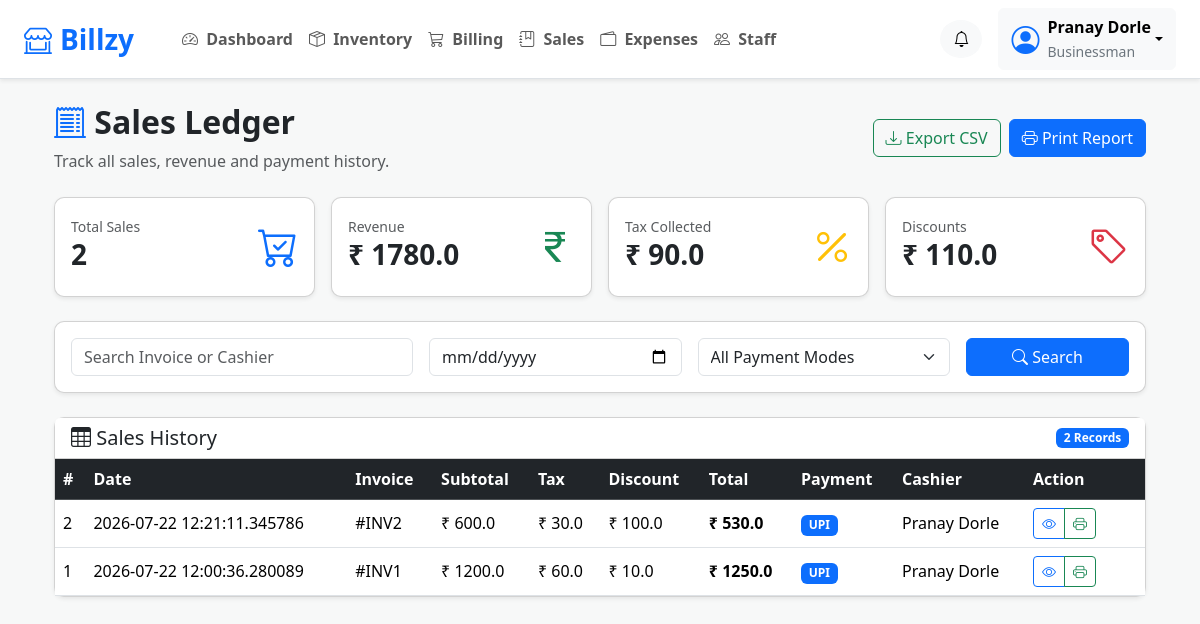
The app's page /finance/sales (signed in) with its own data.
### models.py (models this page shows, shortened)
class User(UserMixin, db.Model):
    __tablename__ = "users"
    id = db.Column(db.Integer, primary_key=True)
    name = db.Column(db.String(120), nullable=False)
    email = db.Column(db.String(120), unique=True, nullable=False)
    phone = db.Column(db.String(20))
    password_hash = db.Column(db.String(255), nullable=False)
    role = db.Column(db.String(30), nullable=False)
    is_active_flag = db.Column(db.Boolean, default=True)  # FR-1.3: activate/deactivate
    created_at = db.Column(db.DateTime, default=datetime.utcnow)
    shop_id = db.Column(db.Integer, db.ForeignKey("shops.id"), nullable=True)
    @property
    def is_active(self):
        return self.is_active_flag
    def can(self, module, action):
        matrix = {
            ROLE_SUPER_ADMIN: {
                "system_settings": {"read", "write"},
                "staff": {"read", "write"},
                "profile_tax": {"read"},
                "inventory": {"read"},
            },
            ROLE_BUSINESSMAN: {
                "staff": {"read", "write"},
                "profile_tax": {"read", "write"},
                "inventory": {"read", "write"},
                "billing": {"read", "write"},
                "finance": {"read", "write"},
            },
            ROLE_STORE_MANAGER: {
                "staff": {"read"},
                "profile_tax": {"read"},
                "inventory": {"read", "write"},
                "billing": {"read", "write"},
                "finance": {"read"},
            },
            ROLE_BILLING_OPERATOR: {
                "inventory": {"read"},
                "billing": {"read", "write"},
            },
        }
        return action in matrix.get(self.role, {}).get(module, set())

class Sale(db.Model):
    __tablename__ = "sales"
    id = db.Column(db.Integer, primary_key=True)
    shop_id = db.Column(db.Integer, db.ForeignKey("shops.id"), nullable=False)
    operator_id = db.Column(db.Integer, db.ForeignKey("users.id"), nullable=False)
    timestamp = db.Column(db.DateTime, default=datetime.utcnow)  # FR-5.1
    discount = db.Column(db.Float, default=0)
    subtotal = db.Column(db.Float, default=0)
    tax_total = db.Column(db.Float, default=0)
    total = db.Column(db.Float, default=0)
    payment_mode = db.Column(db.String(20))  # FR-4.3: Cash/Card/UPI/Wallet
    finalized = db.Column(db.Boolean, default=True)  # Tax Locking Rules
    shop = db.relationship("Shop")
    operator = db.relationship("User")
    items = db.relationship("SaleItem", backref="sale", cascade="all, delete-orphan")

### blueprints/finance.py (the view)
@finance_bp.route("/finance/sales")
@login_required
@permission_required("finance", "read")
def sales_ledger():
    sales = Sale.query.filter_by(shop_id=current_user.shop_id).order_by(Sale.timestamp.desc()).all()
    revenue = sum(s.total for s in sales)
    tax = sum(s.tax_total for s in sales)
    discount = sum(s.discount for s in sales)
    return render_template("finance/sales.html", sales=sales, revenue=revenue, tax=tax, discount=discount)

### templates/finance/sales.html (shortened to what this page needs)
{% extends "base.html" %}
{% block content %}
<div class="container-fluid">
    <div class="d-flex justify-content-between align-items-center mb-4">
        <div>
            <h2 class="fw-bold">
                <i class="bi bi-receipt-cutoff text-primary"></i>
                Sales Ledger
            </h2>
            <p class="text-muted mb-0">
                Track all sales, revenue and payment history.
            </p>
        </div>
        <div class="d-flex gap-2">
            <button class="btn btn-outline-success">
                <i class="bi bi-download"></i>
                Export CSV
            </button>
            <button class="btn btn-primary">
                <i class="bi bi-printer"></i>
                Print Report
            </button>
        </div>
    </div>
    <div class="row g-3 mb-4">
        <div class="col-lg-3">
            <div class="card shadow-sm">
                <div class="card-body">
                    <div class="d-flex justify-content-between align-items-center">
                        <div>
                            <small class="text-muted">
                                Total Sales
                            </small>
                            <h3 class="fw-bold">
                                {{ sales|length }}
                            </h3>
                        </div>
                        <i class="bi bi-cart-check text-primary fs-1"></i>
                    </div>
                </div>
            </div>
        </div>
        <div class="col-lg-3">
            <div class="card shadow-sm">
                <div class="card-body">
                    <div class="d-flex justify-content-between align-items-center">
                        <div>
                            <small class="text-muted">
                                Revenue
                            </small>
                            <h3 class="fw-bold">
                                ₹ {{ revenue }}
                            </h3>
                        </div>
                        <i class="bi bi-currency-rupee text-success fs-1"></i>
                    </div>
                </div>
            </div>
        </div>
        <div class="col-lg-3">
            <div class="card shadow-sm">
                <div class="card-body">
                    <div class="d-flex justify-content-between align-items-center">
                        <div>
                            <small class="text-muted">
                                Tax Collected
                            </small>
                            <h3 class="fw-bold">
                                ₹ {{ tax }}
                            </h3>
                        </div>
                        <i class="bi bi-percent text-warning fs-1"></i>
                    </div>
                </div>
            </div>
        </div>
        <div class="col-lg-3">
            <div class="card shadow-sm">
                <div class="card-body">
                    <div class="d-flex justify-content-between align-items-center">
                        <div>
                            <small class="text-muted">
                                Discounts
                            </small>
                            <h3 class="fw-bold">
                                ₹ {{ discount }}
                            </h3>
                        </div>
                        <i class="bi bi-tag text-danger fs-1"></i>
                    </div>
                </div>
            </div>
        </div>
    </div>
    <div class="card shadow-sm mb-4">
        <div class="card-body">
            <form method="GET">
                <div class="row g-3">
                    <div class="col-md-4">
                        <input
                            type="text"
                            class="form-control"
                            placeholder="Search Invoice or Cashier">
                    </div>
                    <div class="col-md-3">
                        <input
                            type="date"
                            class="form-control">
                    </div>
                    <div class="col-md-3">
                        <select class="form-select">
                            <option>All Payment Modes</option>
                        </select>
                    </div>
                    <div class="col-md-2 d-grid">
                        <button class="btn btn-primary">
                            <i class="bi bi-search"></i>
                            Search
                        </button>
                    </div>
                </div>
            </form>
        </div>
    </div>
    <div class="card shadow-sm">
        <div class="card-header bg-white">
            <div class="d-flex justify-content-between align-items-center">
                <h5 class="mb-0">
                    <i class="bi bi-table"></i>
                    Sales History
                </h5>
                <span class="badge bg-primary">
                    {{ sales|length }} Records
                </span>
            </div>
        </div>
        <div class="table-responsive">
            <table class="table table-hover align-middle mb-0">
                <thead class="table-dark">
                    <tr>
                        <th>#</th>
                        <th>Date</th>
                        <th>Invoice</th>
                        <th>Subtotal</th>
                        <th>Tax</th>
                        <th>Discount</th>
                        <th>Total</th>
                        <th>Payment</th>
                        <th>Cashier</th>
                        <th width="120">
                            Action
                        </th>
                    </tr>
                </thead>
                <tbody>
                {% if sales %}
                    {% for sale in sales %}
                    <tr>
                        <td>{{ sale.id }}</td>
                        <td>{{ sale.timestamp }}</td>
                        <td>#INV{{ sale.id }}</td>
                        <td>₹ {{ sale.subtotal }}</td>
                        <td>₹ {{ sale.tax_total }}</td>
                        <td>₹ {{ sale.discount }}</td>
                        <td>
                            <strong>
                                ₹ {{ sale.total }}
                            </strong>
                        </td>
                        <td>
                            {% if sale.payment_mode == "Cash" %}
                                <span class="badge bg-success">
                                    Cash
                                </span>
                            {% elif sale.payment_mode == "UPI" %}
                                <span class="badge bg-primary">
                                    UPI
                                </span>
                            {% elif sale.payment_mode == "Card" %}
                                <span class="badge bg-warning text-dark">
                                    Card
                                </span>
                            {% else %}
                                <span class="badge bg-secondary">
                                    {{ sale.payment_mode }}
                                </span>
                            {% endif %}
                        </td>
                        <td>
                            {{ sale.operator.name }}
                        </td>
                        <td>
                            <div class="btn-group">
                                <a href="{{ url_for('billing.invoice', sale_id=sale.id) }}" class="btn btn-sm btn-outline-primary">
                                    <i class="bi bi-eye"></i>
                                </a>
                                <a href="{{ url_for('billing.invoice', sale_id=sale.id) }}" class="btn btn-sm btn-outline-success">
                                    <i class="bi bi-printer"></i>
                                </a>
                            </div>
                        </td>
                    </tr>
                    {% endfor %}
                {% endif %}
                </tbody>
            </table>
        </div>
    </div>
</div>
{% endblock %}

### templates/base.html (shortened to what this page needs)
<!doctype html>
<html lang="en" data-bs-theme="light">
<head>
  <link href="https://cdn.jsdelivr.net/npm/bootstrap@5.3.3/dist/css/bootstrap.min.css" rel="stylesheet">
  <link rel="stylesheet"
        href="https://cdn.jsdelivr.net/npm/bootstrap-icons@1.11.3/font/bootstrap-icons.min.css">
  <link href="{{ url_for('static', filename='css/style.css') }}" rel="stylesheet">
</head>
<body>
 <nav class="navbar navbar-expand-lg navbar-light bg-white border-bottom shadow-sm sticky-top">
    <div class="container-fluid px-4">
        <a class="navbar-brand fw-bold fs-3 text-primary"
           href="{{ url_for('dashboard.index') if current_user.is_authenticated else url_for('auth.login') }}">
            <i class="bi bi-shop-window me-2"></i>Billzy
        </a>
        <div class="collapse navbar-collapse" id="navbarNav">
            {% if current_user.is_authenticated %}
            <ul class="navbar-nav ms-4 me-auto">
                <li class="nav-item">
                    <a class="nav-link fw-semibold" href="{{ url_for('dashboard.index') }}">
                        <i class="bi bi-speedometer2 me-1"></i>
                        Dashboard
                    </a>
                </li>
                {% if current_user.can('inventory','read') %}
                <li class="nav-item">
                    <a class="nav-link fw-semibold" href="{{ url_for('inventory.list_products') }}">
                        <i class="bi bi-box-seam me-1"></i>
                        Inventory
                    </a>
                </li>
                {% endif %}
                {% if current_user.can('billing','read') %}
                <li class="nav-item">
                    <a class="nav-link fw-semibold" href="{{ url_for('billing.pos') }}">
                        <i class="bi bi-cart3 me-1"></i>
                        Billing
                    </a>
                </li>
                {% endif %}
                {% if current_user.can('finance','read') %}
                <li class="nav-item">
                    <a class="nav-link fw-semibold" href="{{ url_for('finance.sales_ledger') }}">
                        <i class="bi bi-journal-bookmark me-1"></i>
                        Sales
                    </a>
                </li>
                {% endif %}
                {% if current_user.can('finance','write') %}
                <li class="nav-item">
                    <a class="nav-link fw-semibold" href="{{ url_for('finance.expenses') }}">
                        <i class="bi bi-wallet2 me-1"></i>
                        Expenses
                    </a>
                </li>
                {% endif %}
                {% if current_user.can('staff','write') %}
                <li class="nav-item">
                    <a class="nav-link fw-semibold" href="{{ url_for('auth.staff') }}">
                        <i class="bi bi-people me-1"></i>
                        Staff
                    </a>
                </li>
                {% endif %}
            </ul>
            <div class="d-flex align-items-center gap-3">
                <button class="btn btn-light rounded-circle">
                    <i class="bi bi-bell"></i>
                </button>
                <div class="dropdown">
                    <button class="btn btn-light dropdown-toggle d-flex align-items-center"
                            data-bs-toggle="dropdown">
                        <i class="bi bi-person-circle fs-3 text-primary me-2"></i>
                        <div class="text-start">
                            <div class="fw-bold">
                                {{ current_user.name }}
                            </div>
                            <small class="text-secondary">
                                {{ current_user.role.replace('_',' ').title() }}
                            </small>
                        </div>
                    </button>
                </div>
            </div>
            {% endif %}
        </div>
    </div>
</nav>
  <div class="container mt-4">
    {% block content %}{% endblock %}
  </div>
</body>
</html>

### static/css/style.css (style rules this page uses)
body { background-color: #f7f8f8; }
.card { border-radius: 10px; }

### records on screen
User: name "Pranay Dorle", role.replace "Businessman"
Sale: id "2", timestamp "2026-07-22 12:21:11.345786", subtotal "600.0", tax_total "30.0", discount "100.0", total "530.0", payment_mode "UPI", operator.name "Pranay Dorle"
Sale: id "1", timestamp "2026-07-22 12:00:36.280089", subtotal "1200.0", tax_total "60.0", discount "10.0", total "1250.0", payment_mode "UPI", operator.name "Pranay Dorle"

### other values on screen
{{ sales|length }} "2"
{{ revenue }} "1780.0"
{{ tax }} "90.0"
{{ discount }} "110.0"
